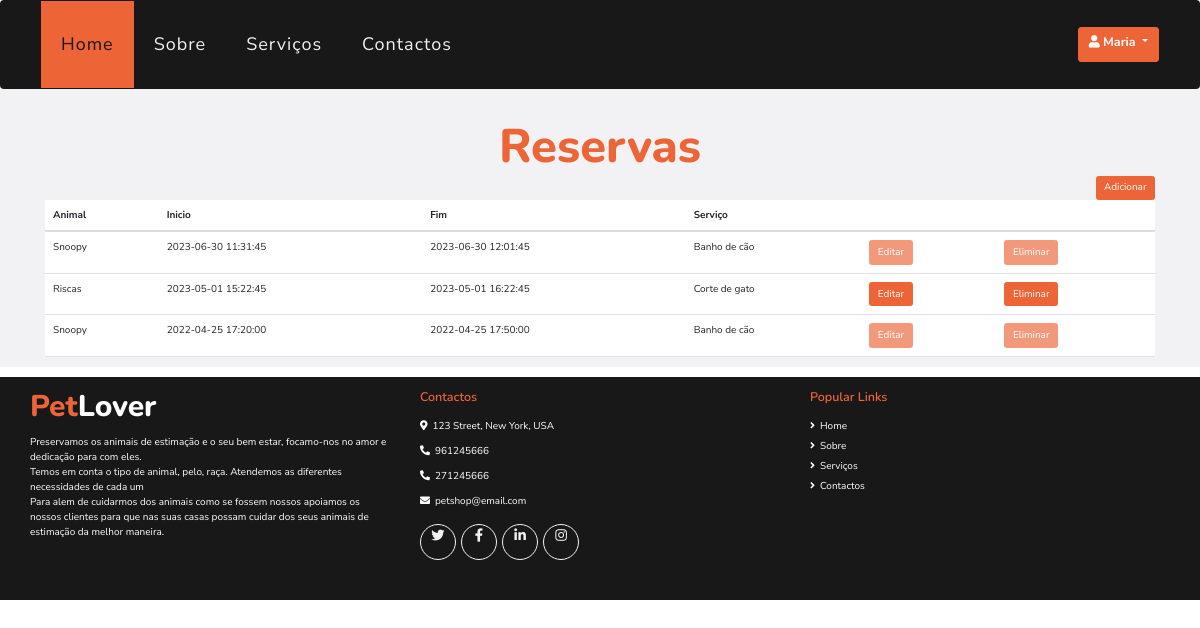
The app's page /paginas/reservas.php (signed in) with its own data.
### tables this page shows
CREATE TABLE `reservas` (
  `id` int(11) NOT NULL,
  `dataInicio` datetime NOT NULL,
  `dataFim` datetime NOT NULL,
  `idAnimal` int(11) NOT NULL,
  `idServico` int(11) NOT NULL,
  `idFuncionario` int(11) NOT NULL,
  `atendido` int(1) DEFAULT 0
);

CREATE TABLE `animais` (
  `id` int(11) NOT NULL,
  `nomeAnimal` text NOT NULL,
  `tipo` enum('cão','gato') NOT NULL,
  `raca` text NOT NULL,
  `pelo` enum('curto','longo','sem pelo') NOT NULL,
  `idDono` int(11) NOT NULL
);

CREATE TABLE `servicos` (
  `id` int(11) NOT NULL,
  `nomeServico` text NOT NULL,
  `descricao` text NOT NULL,
  `duracao` int(11) NOT NULL,
  `preco` int(11) NOT NULL,
  `imagem` varchar(60) NOT NULL
);

### paginas/reservas.php (the view, shortened to what this page needs)
<!DOCTYPE html>
<html>
<?php
require 'head.php';
$reservas = mysqli_query($conn, "SELECT DISTINCT
                                 r.*, a.nomeAnimal, s.nomeServico
                                 FROM reservas r
                                 INNER JOIN servicos s
                                 ON r.idServico = s.id
                                 INNER JOIN animais a
                                 ON r.idAnimal = a.id
                                 WHERE a.idDono=" . $_SESSION["id"] . "
                                 ORDER BY r.dataInicio DESC");
?>
<body>
    <?php require 'header.php'; ?>
    <div class="container-fluid bg-light pt-5">
        <div class="container">
            <div class="d-flex flex-column text-center">
                <h1 class="display-4 m-0"><span class="text-primary">Reservas</span> </h1>
            </div>
            <a type="button" class="btn btn-primary float-right" href="adicionarreserva.php">Adicionar</a>
            <table class="table">
                <thead>
                    <tr>
                        <th scope="col">Animal</th>
                        <th scope="col">Inicio</th>
                        <th scope="col">Fim</th>
                        <th scope="col">Serviço</th>
                        <th scope="col"></th>
                        <th scope="col"></th>
                    </tr>
                </thead>
                <tbody>
                    <?php
                    while ($reservasInfo = mysqli_fetch_array($reservas)) {
                    ?>
                        <tr>
                            <td scope="row">
                                <?php echo $reservasInfo['nomeAnimal'] ?>
                            </td>
                            <td scope="row">
                                <?php echo $reservasInfo['dataInicio'] ?>
                            </td>
                            <td scope="row">
                                <?php echo $reservasInfo['dataFim'] ?>
                            </td>
                            <td scope="row">
                                <?php echo $reservasInfo['nomeServico'] ?>
                            </td>
                            <?php
                            if ($reservasInfo['atendido'] == 0) {
                                echo '
                            <td scope="row">
                            <a type="button" class="btn btn-primary" href="editarReserva.php?id=' . $reservasInfo['id'] . '">Editar</a>
                             </td>
                            <td scope="row">
                            <a type="button" class="btn btn-primary" href="editarReserva.php?id=' . $reservasInfo['id'] . '">Eliminar</a>
                             </td>
                            ';
                            } else {
                                echo '
                                <td scope="row">
                                <a type="button" disabled class="btn btn-primary">Editar</a>
                                 </td>
                                <td scope="row">
                                <a type="button" disabled class="btn btn-primary">Eliminar</a>
                                 </td>
                                ';
                            }
                            ?>
                        </tr>
                    <?php
                    }
                    ?>
                </tbody>
            </table>
        </div>
    </div>
    <?php require "footer.php"; ?>
</body>
</html>

### records on screen
reservas: idAnimal.nomeAnimal "Snoopy", dataInicio "2023-06-30 11:31:45", dataFim "2023-06-30 12:01:45", idServico.nomeServico "Banho de cão", atendido "Editar"
reservas: idAnimal.nomeAnimal "Riscas", dataInicio "2023-05-01 15:22:45", dataFim "2023-05-01 16:22:45", idServico.nomeServico "Corte de gato"
reservas: idAnimal.nomeAnimal "Snoopy", dataInicio "2022-04-25 17:20:00", dataFim "2022-04-25 17:50:00", idServico.nomeServico "Banho de cão", atendido "Editar"

### other values on screen
$_SESSION['nomeUtilizador'] "Maria"
